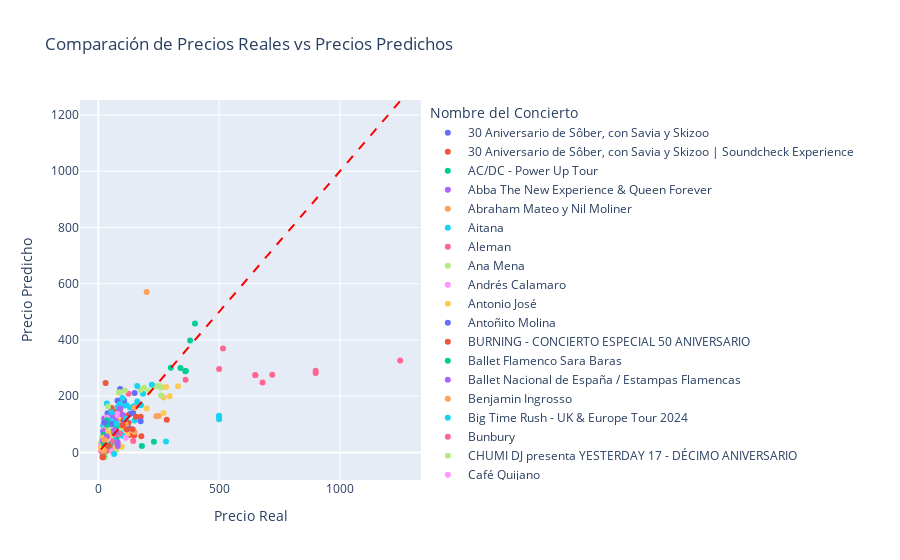

Notebook source saved alongside this figure:
### Markdown cell above
MODELO BASE REDES NEURONALES ESTANDARIZADO

### Code cell
# Medir el tiempo de ejecución de la validación cruzada
start_time = time.time()

# Ejecutar la validación cruzada
results = cross_validate(pipeline, X_train, y, cv=ps, scoring=scoring, return_train_score=True)

end_time = time.time()
execution_time = end_time - start_time
print("Tiempo de ejecución:", execution_time, "segundos")

# Crear tabla de resultados
resultados = crear_tabla_resultados(results)

# Cargar el modelo en MLFLOW
cargar_modelo_mlflow(pipeline, 'MAX_PRICE', 'BASE', resultados, execution_time)

# Mostrar las predicciones y los valores reales, la importnacia de loas atributos y las medias de las métricas
plot_model_predictions(pipeline, X_train, y, data)
feature_importance(pipeline, X_train, y, 15)
resultados
